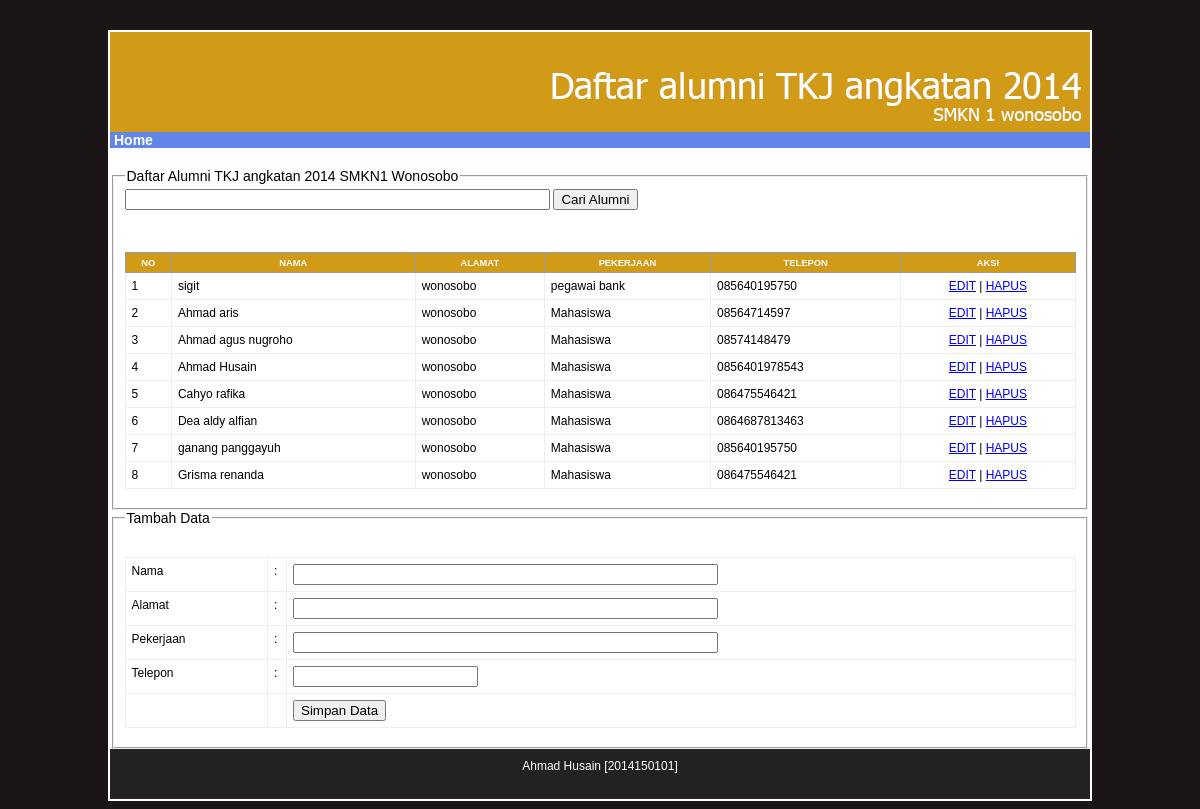
The page / on the database its author committed.
### tables this page shows
CREATE TABLE IF NOT EXISTS `anggota` (
`id_anggota` int(11) NOT NULL,
  `nama` varchar(150) NOT NULL,
  `alamat` varchar(200) NOT NULL,
  `pekerjaan` varchar(64) NOT NULL,
  `telpon` varchar(13) NOT NULL
);

### class_anggota.php (called while the page is built, shortened)
<?php
class Anggota {
    function tampildata() {
        $query = "select * from anggota";
        $result = @mysql_query($query) or die(mysql_error());
        return $result;
    }
}
?>

### index.php (the view, shortened to what this page needs)
<?php
include "class_anggota.php";
$dt = new Anggota();
?>
<!DOCTYPE html>
<html>
    <head>
        <link rel='stylesheet' href='style.css' type='text/css' media='all' />
    </head>
    <body>
        <div id="container">
            <div id="header">
            <img src="header.jpg">
            </div>
            <div id="menu"><a href="index.php">Home</a></div>
            <div id="konten">
            <fieldset><legend>Daftar Alumni TKJ angkatan 2014 SMKN1 Wonosobo</legend>
                <form method="post" action="">
                    <input type="text" name="cari" size="50">
                    <input type="submit" name="caridata" value="Cari Alumni" >
                </form>
                <br>
                            <?php
                    echo"<br>";
                            ?>
                    <table align="center" border="1" width="100%" cellspacing="0" cellpadding="5">
                        <thead>
                            <tr>
                                <th>No</th>
                                <th>Nama</th>
                                <th>Alamat</th>
                                <th>Pekerjaan</th>
                                <th>Telepon</th>
                                <th>Aksi</th>
                            </tr>
                        </thead>
                        <tbody>
                            <?php
                            $anggota = $dt->tampildata();
                            $i = 1;
                            if (mysql_num_rows($anggota) > 0) {
                                while ($a = mysql_fetch_array($anggota)) {
                                    ?>
                                    <tr>
                                        <td><?php echo $i; ?></td>
                                        <td><?php echo $a['nama']; ?></td>
                                        <td><?php echo $a['alamat']; ?></td>
                                        <td><?php echo $a['pekerjaan']; ?></td>
                                        <td><?php echo $a['telpon']; ?></td>
                                        <td align="center"><a href="<?php $_SERVER['PHP_SELF']; ?>?aksi=edit&id=<?php echo $a['id_anggota']; ?>">EDIT</a> | <a href="<?php $_SERVER['PHP_SELF']; ?>?aksi=hapus&id=<?php echo $a['id_anggota']; ?>">HAPUS</a></td>
                                    </tr>
                                    <?php
                                    $i++;
                                }
                            } else {
                                ?>
                                <tr>
                                    <td colspan="4" align="center">Data Kosong</td>
                                </tr>
                                <?php
                            }
                            ?>
                        </tbody>
                    </table>
                    </fieldset>
                    <fieldset><legend>Tambah Data</legend>
                    <br>
                    <form action="" method="POST">
                        <table border="0" cellspacing="0" cellpadding="5" width="100%">
                            <tr>
                                <td width="15%">Nama</td>
                                <td width="2%">:</td>
                                <td><input type="text" name="nama" size="50"></td>
                            </tr>
                            <tr>
                                <td>Alamat</td>
                                <td>:</td>
                                <td><input type="text" name="alamat" size="50" ></td>
                            </tr>
                             <tr>
                                <td>Pekerjaan</td>
                                <td>:</td>
                                <td><input type="text" name="pekerjaan" size="50" ></td>
                            </tr>
                            <tr>
                                <td>Telepon</td>
                                <td>:</td>
                                <td><input type="text" name="telpon" ></td>
                            </tr>
                            <tr>
                                <td>&nbsp;</td>
                                <td>&nbsp;</td>
                                <td><input type="submit" name="simpan" value="Simpan Data" ></td>
                            </tr>
                        </table>
                    </form>
                    </fieldset>
                    </div>
                    <div id="footer">
                        <div class="isinya">
                            Ahmad Husain [2014150101]
                        </div>
                    </div>
            </div>
    </body>
</html>

### style.css (style rules this page uses)
body { margin-top: 30px; font-size: 14px; font-family: arial, verdana; background-color:#1B1515; }
table { font-family: Verdana, Arial, Helvetica, sans-serif; font-size: 9pt; border-width: 1px; border-style: solid; border-color: #999999; border-collapse: collapse; margin: 10px 0px; }
table th { color: #FFFFFF; font-size: 7pt; text-transform: uppercase; text-align: center; padding: 0.5em; border-width: 1px; border-style: solid; border-color: #969BA5; border-collapse: collapse; background-color: #d19a17; }
table td { padding: 0.5em; vertical-align: top; border:1px solid #EEEEEE; border-collapse: collapse; }
#container { background-color: white; width: 980px; padding: 2px; margin: auto; }
#header { color: white; background-color: #3366ff; width: 100%; height: 100px; margin: auto; }
#menu { background-color:#6285ea;width: 100% }
#menu a { font-weight: bold;text-decoration: none;color:#fff;padding: 4px }
#konten { padding-top: 20px; width: 100%; min-height: 300px; margin: auto; }
#footer { background-color:#242121; width: 100%; height: 50px; margin: auto; color: white; text-align: center; font-size: 12px; }
.isinya { padding: 10px; }

### rows shown on the page
anggota: nama "sigit", alamat "wonosobo", pekerjaan "pegawai bank", telpon "085640195750"
anggota: nama "Ahmad aris", alamat "wonosobo", pekerjaan "Mahasiswa", telpon "08564714597"
anggota: nama "Ahmad agus nugroho", alamat "wonosobo", pekerjaan "Mahasiswa", telpon "08574148479"
anggota: nama "Ahmad Husain", alamat "wonosobo", pekerjaan "Mahasiswa", telpon "0856401978543"
anggota: nama "Cahyo rafika", alamat "wonosobo", pekerjaan "Mahasiswa", telpon "086475546421"
anggota: nama "Dea aldy alfian", alamat "wonosobo", pekerjaan "Mahasiswa", telpon "0864687813463"
anggota: nama "ganang panggayuh", alamat "wonosobo", pekerjaan "Mahasiswa", telpon "085640195750"
anggota: nama "Grisma renanda", alamat "wonosobo", pekerjaan "Mahasiswa", telpon "086475546421"
